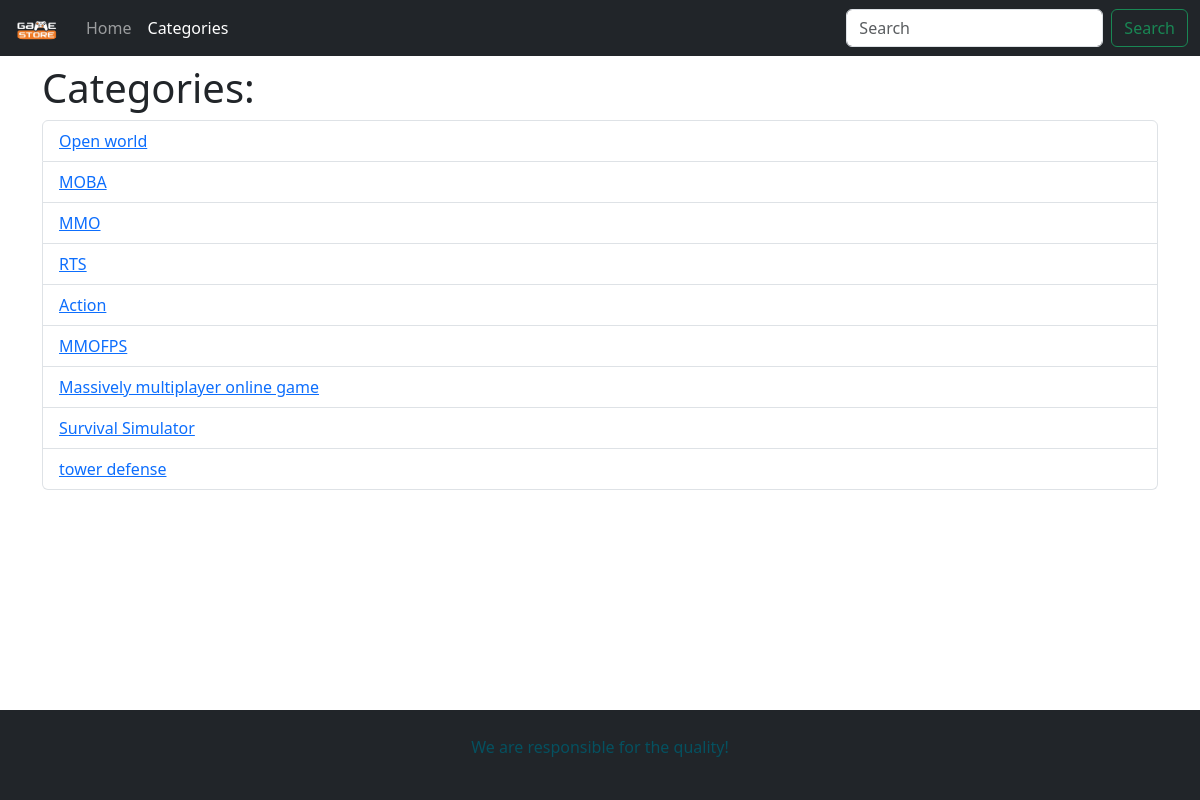
Page /cat/ on the committed database.
### store/models.py (models this page shows, shortened)
class Category(models.Model):
    title = models.CharField(max_length=150)
    def get_absolute_url(self):
        return reverse('category_detail_url', kwargs = {'pk': self.pk})

### store/views.py (the view)
# urls.py: path('cat/', category_list, name='category_list_url'),
def category_list(request):
    categories = Category.objects.all()
    return render(
        request,
        'store/categories.html',
        context={'categories': categories, }
    )

### store/templates/store/categories.html (shortened to what this page needs)
{% extends 'store/index.html' %}
{% block content %}
<h1>Categories:</h1>
<ul class="list-group">
    {% for category in categories %}
    <li class="list-group-item"><a href="{{ category.get_absolute_url}}">{{ category.title }}</a></li>
    {% endfor %}
</ul>
{% endblock content %}

### rows in the picture
Category: title "Open world"
Category: title "MOBA"
Category: title "MMO"
Category: title "RTS"
Category: title "Action"
Category: title "MMOFPS"
Category: title "Massively multiplayer online game"
Category: title "Survival Simulator"
Category: title "tower defense"
